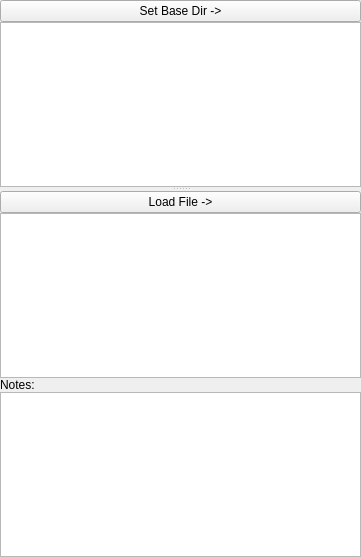
<?xml version="1.0" encoding="UTF-8"?>
<ui version="4.0">
 <class>Form</class>
 <widget class="QWidget" name="Form">
  <property name="geometry">
   <rect>
    <x>0</x>
    <y>0</y>
    <width>361</width>
    <height>557</height>
   </rect>
  </property>
  <property name="windowTitle">
   <string>Form</string>
  </property>
  <layout class="QGridLayout" name="gridLayout">
   <property name="margin">
    <number>0</number>
   </property>
   <property name="spacing">
    <number>0</number>
   </property>
   <item row="0" column="0">
    <widget class="QSplitter" name="splitter">
     <property name="orientation">
      <enum>Qt::Vertical</enum>
     </property>
     <widget class="QWidget" name="layoutWidget">
      <layout class="QVBoxLayout" name="verticalLayout">
       <property name="spacing">
        <number>0</number>
       </property>
       <item>
        <widget class="QPushButton" name="setDirBtn">
         <property name="text">
          <string>Set Base Dir -&gt;</string>
         </property>
        </widget>
       </item>
       <item>
        <widget class="DirTreeWidget" name="dirTree">
         <property name="selectionMode">
          <enum>QAbstractItemView::ExtendedSelection</enum>
         </property>
         <property name="headerHidden">
          <bool>true</bool>
         </property>
         <column>
          <property name="text">
           <string notr="true">1</string>
          </property>
         </column>
        </widget>
       </item>
      </layout>
     </widget>
     <widget class="QWidget" name="layoutWidget">
      <layout class="QVBoxLayout" name="verticalLayout_2">
       <property name="spacing">
        <number>0</number>
       </property>
       <item>
        <widget class="QPushButton" name="loadBtn">
         <property name="text">
          <string>Load File -&gt;</string>
         </property>
        </widget>
       </item>
       <item>
        <widget class="QTreeWidget" name="fileTree">
         <property name="headerHidden">
          <bool>true</bool>
         </property>
         <column>
          <property name="text">
           <string notr="true">1</string>
          </property>
         </column>
        </widget>
       </item>
       <item>
        <widget class="QLabel" name="label">
         <property name="text">
          <string>Notes:</string>
         </property>
        </widget>
       </item>
       <item>
        <widget class="QTextEdit" name="notesTextEdit"/>
       </item>
      </layout>
     </widget>
    </widget>
   </item>
  </layout>
 </widget>
 <customwidgets>
  <customwidget>
   <class>DirTreeWidget</class>
   <extends>QTreeWidget</extends>
   <header>acq4.util.DirTreeWidget</header>
  </customwidget>
 </customwidgets>
 <resources/>
 <connections/>
</ui>
